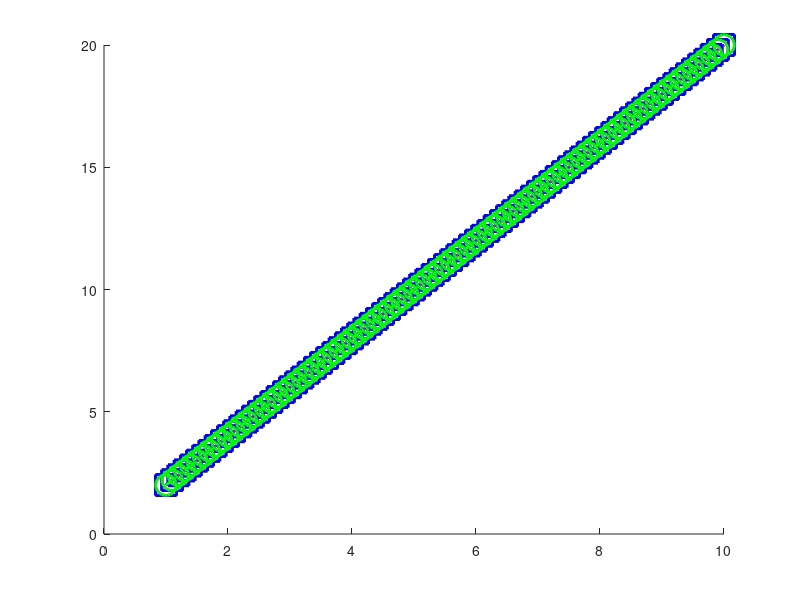

Source code (MATLAB): (Note: this script raises an error after producing the figure.)
function draw_bar()
fig = figure;
hold on;

figure_MarkerSize = 15;
legend_FontSize = 20;

x = [1:0.1:10]; 

y_bd = x * 2;
y_ba = x * 2;
y_pbd = x * 2;
y_pba = x * 2;
%y_pdbd = x * 2;
%y_pdba = x * 2;

%a = plot(x_DAM_Crime,y_DAM_Crime, 'rs-','LineWidth',2,'MarkerSize',figure_MarkerSize);
%b = plot(x_DAM_NYC, y_DAM_NYC, 'rx-','LineWidth',2,'MarkerSize',figure_MarkerSize);
%c = plot(x_DAM_Normal, y_DAM_Normal, 'g+:','LineWidth',2,'MarkerSize',figure_MarkerSize);
%d = plot(x_DAM_Zipf, y_DAM_Zipf, 'go:', 'LineWidth', 2,'MarkerSize',figure_MarkerSize);
%e = plot(x_DAM_Zipf, y_DAM_Zipf, 'g*:', 'LineWidth', 2,'MarkerSize',figure_MarkerSize);

a = plot(x, y_bd, 'ks-','LineWidth',2, 'MarkerSize',figure_MarkerSize);
b = plot(x, y_pbd, 'mo-','LineWidth',2, 'MarkerSize',figure_MarkerSize);
c = plot(x, y_ba, 'bs--', 'LineWidth', 2, 'MarkerSize',figure_MarkerSize);
d = plot(x, y_pba, 'go--','LineWidth',2, 'MarkerSize',figure_MarkerSize);
%e = plot(x, y_pdbd, 'cd-','LineWidth',2, 'MarkerSize',figure_MarkerSize);
%f = plot(x, y_pdba, 'rd--','LineWidth',2, 'MarkerSize',figure_MarkerSize);

a.Visible='off';
b.Visible='off';
c.Visible='off';
d.Visible='off';
e.Visible='off';
f.Visible='off';

legend_names = ["BD";"BA";"PBD";"PBA";"PDBD";"PDBA"];

locationType = 'northoutside';
orientationType = 'horizontal';
textColor = 'black';
%h = legend('RAM-Crime', 'DAM-Crime','RAM-NYC','DAM-NYC','Location',locationType,'Orientation',orientationType, 'TextColor', textColor);
%h = legend('DAM-Crime','DAM-NYC','DAM-Normal','DAM-Zipf','DAM-MC-Normal','Location',locationType,'Orientation',orientationType, 'TextColor', textColor);
%h = legend(legend_names(1), legend_names(2), legend_names(3), legend_names(4), legend_names(5), legend_names(6), 'Location',locationType,'Orientation',orientationType, 'TextColor', textColor);
h = legend(legend_names(1), legend_names(2), legend_names(3), legend_names(4), 'Location',locationType,'Orientation',orientationType, 'TextColor', textColor);
set(h,'FontName','Times New Roman','FontSize',legend_FontSize,'FontWeight','normal');
axis off;